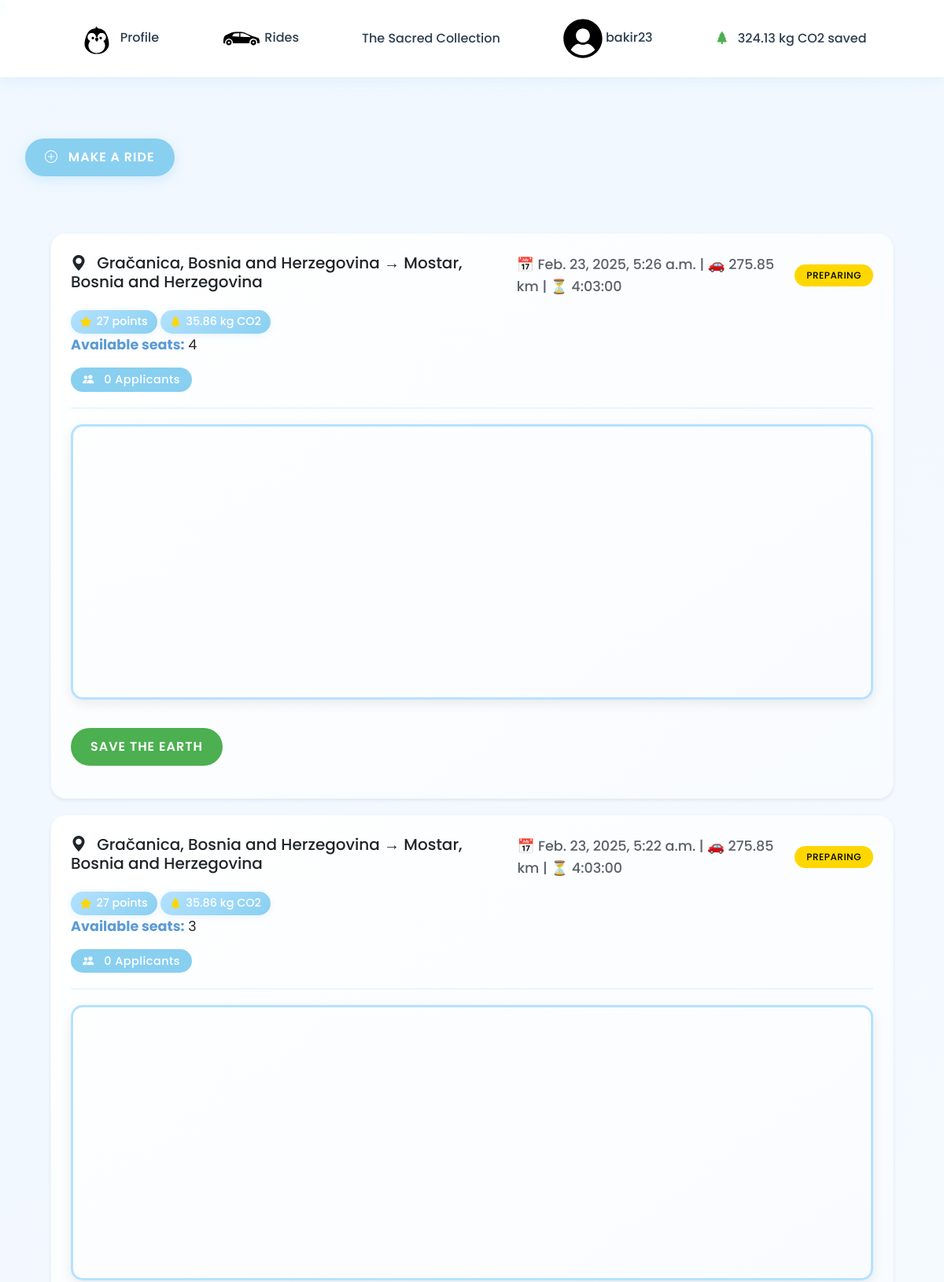
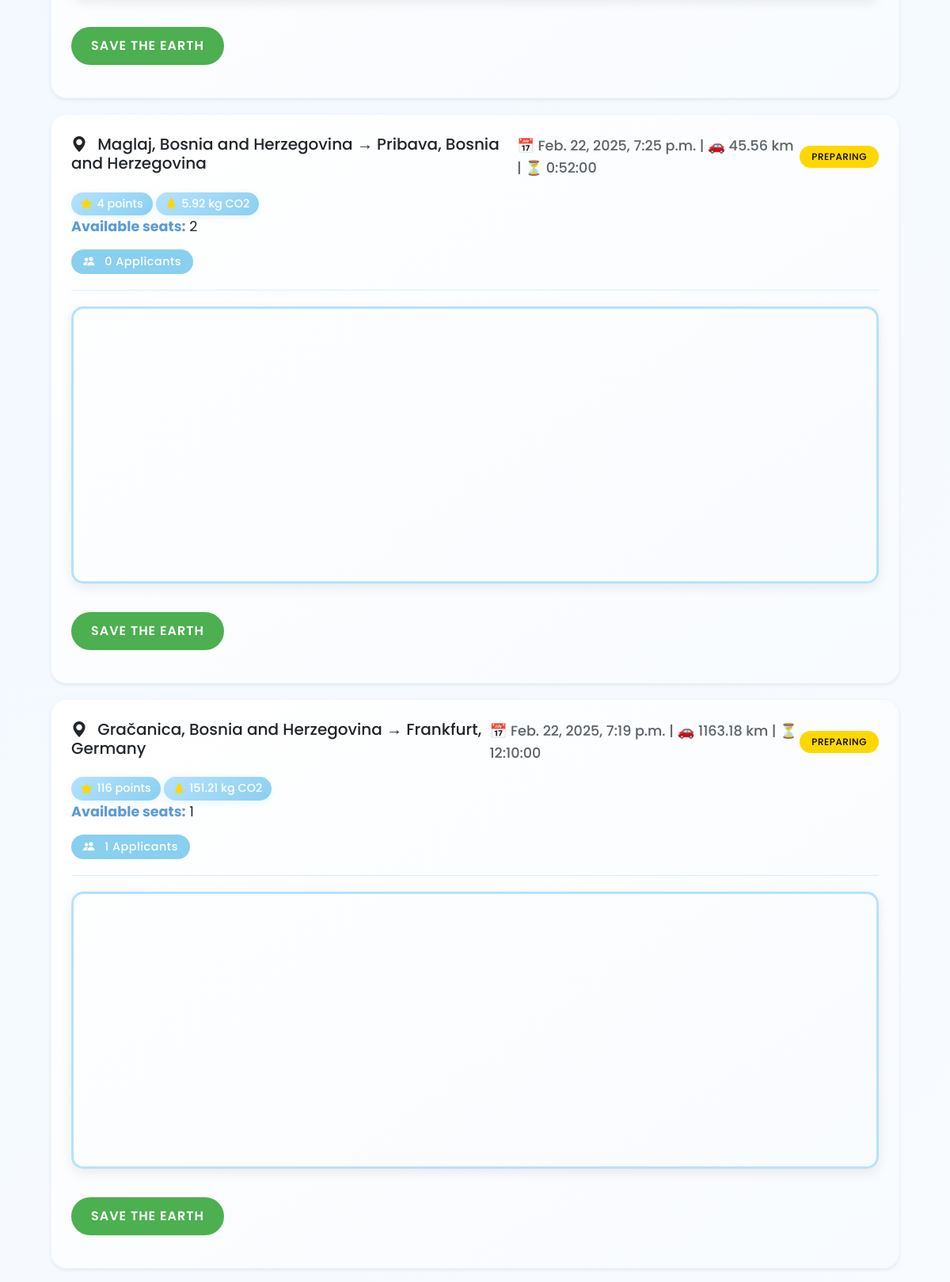
Screenshot of //base (signed in, upper part) with the database file from the repository (2 pictures, top to bottom).
### base/models.py (models this page shows, shortened)
class User(AbstractUser):
    level = models.ForeignKey(UserLevel, on_delete=models.SET_NULL, null=True)
    km_passed = models.IntegerField(default=0)
    number_of_rides = models.IntegerField(default=0)
    penguins_saved = models.IntegerField(default=0)
    co2_saved = models.FloatField(default=0)  # Stored in kilograms

class Ride(models.Model):
    start = models.CharField(max_length=50)
    end = models.CharField (max_length=50)
    distance = models.DecimalField(max_digits=10, decimal_places=2, default=0.00)
    travelers = models.IntegerField(default=1)
    duration = models.DurationField(null=True, blank=True)
    created_on = models.DateTimeField(default=timezone.now)  # Changed from auto_now_add
    start_date = models.DateTimeField(default=timezone.now)
    STATUS_CHOICES = [
        ('PREPARING', 'Preparing'),
        ('FINISHED', 'Finished'),
        ('CANCELED', 'Canceled'),
    ]
    status = models.CharField(
        max_length=10,
        choices=STATUS_CHOICES,
        default='PREPARING'
    )
    origin_place_id = models.CharField(max_length=255, null=True)
    origin_latitude = models.FloatField(default=0)
    origin_longitude = models.FloatField(default=0)
    destination_place_id = models.CharField(max_length=255, null=True)
    destination_latitude = models.FloatField(default=0)
    destination_longitude = models.FloatField(default=0)
    distance_km = models.FloatField(default=0)
    duration_text = models.CharField(max_length=100, null=True)
    selected_route_index = models.IntegerField(default=0)
    selected_route_polyline = models.TextField(default='')

### rides/views.py (called while the page is built)
    def get_queryset(self):
        return Ride.objects.filter(
            status='PREPARING'
        ).annotate(
            applicant_count=Count('applications'),
            pending_count=Count('applications', filter=Q(applications__status='PENDING')),
            approved_count=Count('applications', filter=Q(applications__status='APPROVED'))
        ).order_by('-created_on')

    def get_context_data(self, **kwargs):
        context = super().get_context_data(**kwargs)
        for ride in context['rides']:
            ride.points = int(float(ride.distance) * 0.1)
            ride.co2_saved = round(float(ride.distance) * 0.13, 2)  # 130g (0.13kg) CO2 per km
            print(ride.points)  # Convert Decimal to float first
        return context

### rides/templates/rides.html (shortened to what this page needs)
<{% extends 'base.html' %}
{% block content %}
{% if user.is_authenticated %}
    <a href="{% url 'make_ride' %}" class="btn btn-primary">
        <i class="bi bi-plus-circle"></i> Make a ride
    </a>
{% else %}
    <a href="{% url 'login:login' %}?next={% url 'make_ride' %}" class="btn btn-primary">
        <i class="bi bi-box-arrow-in-right"></i> Login to Make a Ride
    </a>
{% endif %}
<div class="container">
    {% for ride in rides %}
    <div class="ride-card shadow-sm">
        <div class="d-flex justify-content-between align-items-center mb-3">
            <h5 class="mb-2">
                <i class="bi bi-geo-alt-fill"></i>
                {{ ride.start }} → {{ ride.end }}
            </h5>
            <p class="text-muted mb-0">
                📅 {{ ride.start_date }} | 🚗 {{ ride.distance }} km | ⏳ {{ ride.duration }}
            </p>
            <span class="badge bg-warning">{{ ride.status }}</span>
        </div>
        <div class="points-badge">
            <i class="bi bi-star-fill"></i>
            {{ ride.points }} points
        </div>
        <div class="points-badge">
            <i class="bi bi-tree-fill"></i>
            {{ ride.co2_saved|floatformat:2 }} kg CO2
        </div>
        <p><strong>Available seats:</strong> {{ ride.travelers }}</p>
        <span class="badge bg-primary">
            <i class="bi bi-people-fill"></i> {{ ride.applicant_count }} Applicants
        </span>
        <hr>
        <div class="map-container" id="map-{{ ride.id }}"></div>
        <a href="{% url 'apply_for_ride' ride.id %}" class="btn btn-success my-3">Save the Earth</a>
    </div>
    {% empty %}
    <div class="alert alert-info">
        <i class="bi bi-info-circle"></i> No active rides available at the moment.
    {% endfor %}
</div>
{% endblock %}>

### base/templates/base.html (shortened to what this page needs)
<!DOCTYPE html>
{% load static %}
<html lang="en">
<head>
    <link href="#"
          rel="stylesheet"
>
          <link href="https://cdn.jsdelivr.net/npm/bootstrap@5.3.0/dist/css/bootstrap.min.css" rel="stylesheet">
          <link rel="stylesheet" href="https://cdn.jsdelivr.net/npm/bootstrap-icons@1.11.1/font/bootstrap-icons.css">
</head>
<body>
    <div class="container main-container">
        <nav class="navbar navbar-dark navbar-sticky d-flex justify-content-center">
            <a class="nav-link" href="{% url 'user_profile:profile' %}">
                <img src="{% static 'base/svgs/penguin_base.svg' %}" alt="Profile" width="50" height="50">
                <span class="link-text">Profile</span>
            </a>
            <a class="nav-link" href="{% url 'rides' %}">
                   <img src="{% static 'base/svgs/car.svg' %}" alt="Rides" width="50" height="50">
                <span class="link-text">Rides</span>
            </a>
            <a class="nav-link" href="{% url 'penguins:collection' %}">
             <span class="link-text">The Sacred Collection</span>
         </a>
                      {% if user.is_authenticated %}
            <a class="nav-link logout-hover" href="{% url 'base:logout' %}">
                <img src="{% static 'base/svgs/user.svg' %}" alt="User" width="50" height="50">
                <span class="link-text">{{ user.username }}</span>
            </a>
            <div class="nav-link">
                <i class="bi bi-tree-fill" style="color: #4CAF50;"></i>
                <span class="link-text eco-text">{{ user.co2_saved|floatformat:2 }} kg CO2 saved</span>
            </div>
            {% endif %}
        </nav>
        {% block content %}
        {% endblock content %}
    </div>
</body>
</html>

### base/templates/base.html (style rules this page uses)
:root { --primary-blue: #89CFF0; --secondary-blue: #B5E2FF; --dark-blue: #5B9BD5; --accent-blue: #4FB3E8; --background: #F0F7FF; --text-dark: #2C3E50; --shadow-color: rgba(137, 207, 240, 0.2); }
body { background: linear-gradient(135deg, var(--background) 0%, #FFFFFF 100%); min-height: 100vh; padding: 0; font-family: 'Poppins', sans-serif; }
.navbar-sticky { position: fixed; top: 0; left: 0; right: 0; z-index: 1000; padding: 1rem 2rem; background: rgba(255, 255, 255, 0.95); backdrop-filter: blur(10px); box-shadow: 0 2px 20px var(--shadow-color); transition: all 0.4s cubic-bezier(0.4, 0, 0.2, 1); }
.nav-link { position: relative; margin: 0 1.5rem; padding: 0.5rem 1rem; color: var(--text-dark) !important; font-weight: 500; transition: all 0.3s ease; border-radius: 12px; background: transparent; }
.nav-link:before { content: ''; position: absolute; bottom: -2px; left: 0; width: 100%; height: 2px; background: linear-gradient(90deg, var(--primary-blue), var(--accent-blue)); transform: scaleX(0); transform-origin: right; transition: transform 0.4s cubic-bezier(0.4, 0, 0.2, 1); }
.nav-link img { transform: scale(1); transition: all 0.3s ease; }
.main-container { margin-top: 100px; padding: 0 2rem; }

### rides/templates/rides.html (style rules this page uses)
:root { --baby-blue: #89CFF0; --baby-blue-light: #B5E2FF; --baby-blue-dark: #5B9BD5; }
.container { max-width: 1200px; padding: 2rem; }
.ride-card { background: linear-gradient(145deg, #ffffff, #f8fbff); border-radius: 20px; padding: 25px; margin: 20px 0; box-shadow: 0 10px 30px rgba(137, 207, 240, 0.15); border: 1px solid rgba(137, 207, 240, 0.1); transition: all 0.3s ease; }
.map-container { width: 100%; height: 350px; border-radius: 15px; overflow: hidden; margin: 20px 0; box-shadow: 0 5px 15px rgba(0, 0, 0, 0.08); border: 3px solid var(--baby-blue-light); }
.btn-primary { background: var(--baby-blue); border: none; padding: 12px 25px; border-radius: 30px; font-weight: 600; text-transform: uppercase; letter-spacing: 1px; transition: all 0.3s ease; margin: 20px 0; box-shadow: 0 4px 15px rgba(137, 207, 240, 0.3); }
.btn-success { background: #4CAF50; border: none; padding: 12px 25px; border-radius: 30px; font-weight: 600; text-transform: uppercase; letter-spacing: 1px; transition: all 0.3s ease; }
.badge { padding: 8px 15px; border-radius: 20px; font-weight: 500; letter-spacing: 0.5px; }
.badge.bg-warning { background-color: #FFD700 !important; color: #000; }
.badge.bg-primary { background-color: var(--baby-blue) !important; color: #fff; font-size: 0.9rem; }
.text-muted { color: #5a6268 !important; font-size: 1.1rem; font-weight: 500; }
.ride-card p { margin-bottom: 15px; font-size: 1.1rem; line-height: 1.6; }
.ride-card strong { color: var(--baby-blue-dark); }
.bi { margin-right: 8px; }
hr { border-color: var(--baby-blue-light); margin: 20px 0; opacity: 0.5; }
.ride-card { animation: fadeIn 0.5s ease-out forwards; }
.points-badge { display: inline-flex; align-items: center; background: linear-gradient(145deg, var(--baby-blue-light), var(--baby-blue)); padding: 4px 12px; border-radius: 20px; font-size: 0.9rem; color: white; font-weight: 500; box-shadow: 0 2px 10px rgba(137, 207, 240, 0.2); }
.points-badge i { color: #FFD700; margin-right: 6px; }

### rows the page displays
User: username "bakir23", co2_saved "324.13"
Ride: start "Gračanica, Bosnia and Herzegovina", end "Mostar, Bosnia and Herzegovina", start_date "Feb. 23, 2025, 5:26 a.m.", distance "275.85", duration "4:03:00", status "PREPARING", points "27", co2_saved "35.86", travelers "4", applicant_count "0"
Ride: start "Gračanica, Bosnia and Herzegovina", end "Mostar, Bosnia and Herzegovina", start_date "Feb. 23, 2025, 5:22 a.m.", distance "275.85", duration "4:03:00", status "PREPARING", points "27", co2_saved "35.86", travelers "3", applicant_count "0"
Ride: start "Maglaj, Bosnia and Herzegovina", end "Pribava, Bosnia and Herzegovina", start_date "Feb. 22, 2025, 7:25 p.m.", distance "45.56", duration "0:52:00", status "PREPARING", points "4", co2_saved "5.92", travelers "2", applicant_count "0"
Ride: start "Gračanica, Bosnia and Herzegovina", end "Frankfurt, Germany", start_date "Feb. 22, 2025, 7:19 p.m.", distance "1163.18", duration "12:10:00", status "PREPARING", points "116", co2_saved "151.21", travelers "1", applicant_count "1"
